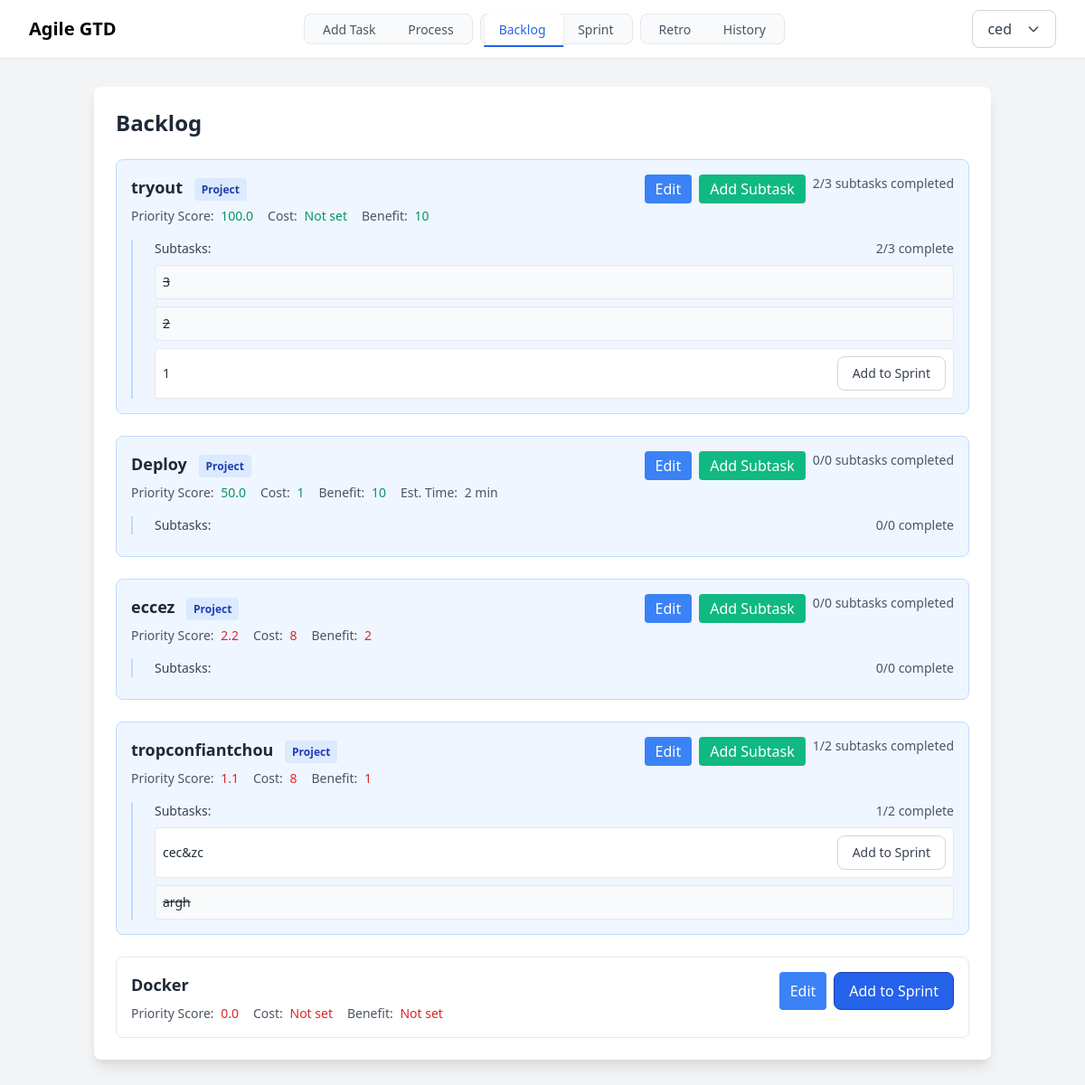
/backlog/ (signed in), run on the app's committed database.
### tasks/models.py (models this page shows, shortened)
class Task(models.Model):
    STATUS_CHOICES = [
        ('inbox', 'Inbox'),
        ('backlog', 'Backlog'),
        ('in_progress', 'In Progress'),
        ('done', 'Done'),
        ('deleted', 'Deleted'),
    ]
    TIME_UNIT_CHOICES = [
        ('hours', 'Hours'),
        ('days', 'Days'),
        ('weeks', 'Weeks'),
    ]
    CATEGORY_CHOICES = [
        ('self_improvement', 'Self-Improvement'),
        ('leisure', 'Leisure'),
        ('personal_work', 'Personal Work'),
    ]
    title = models.CharField(max_length=200)
    scope = models.TextField(blank=True, help_text="Project scope and objectives")
    created_date = models.DateTimeField(default=timezone.now)
    modified_date = models.DateTimeField(auto_now=True)
    completed_date = models.DateTimeField(null=True, blank=True)
    status = models.CharField(max_length=20, choices=STATUS_CHOICES, default='inbox')
    is_project = models.BooleanField(default=False)
    project_number = models.IntegerField(null=True, blank=True)
    parent_project = models.ForeignKey('self', null=True, blank=True, on_delete=models.CASCADE, related_name='subtasks')
    cost = models.IntegerField(null=True, blank=True, help_text="Effort required (0-10)")
    benefit = models.IntegerField(null=True, blank=True, help_text="Value gained (0-10)")
    estimated_time = models.IntegerField(null=True, blank=True)
    time_unit = models.CharField(max_length=10, choices=TIME_UNIT_CHOICES, default='hours', null=True, blank=True)
    user = models.ForeignKey(User, on_delete=models.CASCADE, related_name='tasks')
    category = models.CharField(
        max_length=20,
        choices=CATEGORY_CHOICES,
        null=True,
        blank=True
    )
    sprint = models.ForeignKey(
        'Sprint',
        on_delete=models.SET_NULL,
        null=True,
        blank=True,
        related_name='tasks'
    )
    def subtask_progress(self):
        if not self.is_project:
            return (0, 0)
        total = self.subtasks.count()
        completed = self.subtasks.filter(status='done').count()
        return (completed, total)
    def priority_score(self):
        if self.cost is None or self.benefit is None:
            return 0
        return (self.benefit * 10) / (self.cost + 1)
    class Meta:
        ordering = ['-created_date']

### tasks/views.py (the view, shortened to what this page needs)
# urls.py: path('backlog/', views.BacklogView.as_view(), name='backlog'),
class BacklogView(LoginRequiredMixin, SprintMixin, ListView):
    model = Task
    template_name = 'tasks/backlog.html'
    context_object_name = 'tasks'
    def get_queryset(self):
        queryset = Task.objects.filter(
            status='backlog',
            user=self.request.user,
            parent_project__isnull=True  # Only get tasks that aren't subtasks
        ).prefetch_related('subtasks')  # Efficiently load subtasks
        return sorted(queryset, key=lambda t: t.priority_score(), reverse=True)

### templates/tasks/backlog.html (shortened to what this page needs)
{% extends 'tasks/base.html' %}
{% block content %}
<div class="max-w-6xl mx-auto">
    <div class="bg-white shadow-lg rounded-lg p-6">
        <h1 class="text-2xl font-bold text-gray-800 mb-6">Backlog</h1>
        {% if tasks %}
            <div class="space-y-6">
                {% for task in tasks %}
                <div class="border rounded-lg p-4 hover:shadow-md transition-shadow {% if task.is_project %}border-blue-200 bg-blue-50{% endif %}">
                    <div class="flex justify-between items-start">
                        <div class="flex-grow">
                            <h3 class="text-lg font-semibold text-gray-800">
                                {{ task.title }}
                                {% if task.is_project %}
                                    <span class="ml-2 px-2 py-1 text-xs bg-blue-100 text-blue-800 rounded">Project</span>
                                {% endif %}
                            </h3>
                            <div class="mt-2 flex items-center space-x-4">
                                <div class="text-sm">
                                    <span class="font-medium text-gray-600">Priority Score:</span>
                                    <span class="ml-1 {% if task.priority_score > 7 %}text-green-600{% elif task.priority_score > 3 %}text-yellow-600{% else %}text-red-600{% endif %}">
                                        {{ task.priority_score|floatformat:1 }}
                                    </span>
                                </div>
                                <div class="text-sm">
                                    <span class="font-medium text-gray-600">Cost:</span>
                                    <span class="ml-1 {% if task.cost < 4 %}text-green-600{% elif task.cost < 7 %}text-yellow-600{% else %}text-red-600{% endif %}">
                                        {{ task.cost|default:"Not set" }}
                                    </span>
                                </div>
                                <div class="text-sm">
                                    <span class="font-medium text-gray-600">Benefit:</span>
                                    <span class="ml-1 {% if task.benefit > 7 %}text-green-600{% elif task.benefit > 4 %}text-yellow-600{% else %}text-red-600{% endif %}">
                                        {{ task.benefit|default:"Not set" }}
                                    </span>
                                </div>
                                {% if task.estimated_time %}
                                <div class="text-sm text-gray-600">
                                    <span class="font-medium">Est. Time:</span>
                                    <span class="ml-1">{{ task.estimated_time }} min</span>
                                </div>
                                {% endif %}
                            </div>
                        </div>
                        <div class="flex space-x-2">
                            <button onclick="showEditModal('{{ task.id }}', '{{ task.title|escapejs }}', '{{ task.description|escapejs }}', '{{ task.cost }}', '{{ task.benefit }}', '{{ task.estimated_time }}')"
                                    class="px-3 py-1 bg-blue-500 text-white rounded hover:bg-blue-600 transition-colors">
                                Edit
                            </button>
                            {% if task.is_project %}
                            <button onclick="showSubtaskModal('{{ task.id }}', '{{ task.title|escapejs }}')"
                                    class="px-3 py-1 bg-green-500 text-white rounded hover:bg-green-600 transition-colors">
                                Add Subtask
                            </button>
                            {% endif %}
                            <div class="flex space-x-2">
                                {% if task.is_project %}
                                    <div class="text-sm text-gray-600">
                                        {% with progress=task.subtask_progress %}
                                            {{ progress.0 }}/{{ progress.1 }} subtasks completed
                                        {% endwith %}
                                    </div>
                                {% else %}
                                    <form method="POST" class="inline">
                                        <button type="submit"
                                                class="btn btn-primary">
                                            Add to Sprint
                                        </button>
                                    </form>
                                {% endif %}
                            </div>
                        </div>
                    </div>
                    {% if task.is_project %}
                        <div class="mt-4 pl-6 border-l-2 border-blue-200">
                            <div class="flex items-center justify-between mb-2">
                                <h4 class="text-sm font-medium text-gray-700">Subtasks:</h4>
                                {% with progress=task.subtask_progress %}
                                <span class="text-sm text-gray-600">{{ progress.0 }}/{{ progress.1 }} complete</span>
                                {% endwith %}
                            </div>
                            <div class="space-y-2">
                                {% for subtask in task.subtasks.all %}
                                <div class="flex justify-between items-center bg-white p-2 rounded border {% if subtask.status == 'done' %}bg-gray-50{% endif %}">
                                    <span class="text-sm text-gray-800 {% if subtask.status == 'done' %}line-through text-gray-500{% endif %}">
                                        {{ subtask.title }}
                                    </span>
                                    <div class="flex space-x-2">
                                        {% if subtask.status != 'done' %}
                                            <form method="POST" class="inline">
                                                <button type="submit"
                                                        class="btn btn-secondary text-sm">
                                                    Add to Sprint
                                                </button>
                                            </form>
                                        {% endif %}
                                    </div>
                                </div>
                                {% endfor %}
                            </div>
                        </div>
                    {% endif %}
                </div>
                {% endfor %}
            </div>
        {% else %}
            <p class="text-gray-600 text-center py-8">No tasks in backlog.</p>
        {% endif %}
    </div>
</div>
{% endblock %}

### templates/tasks/base.html (shortened to what this page needs)
<!DOCTYPE html>
<html lang="en">
<head>
    <link href="https://cdn.jsdelivr.net/npm/tailwindcss@2.2.19/dist/tailwind.min.css" rel="stylesheet">
</head>
<body class="bg-gray-100 min-h-screen">
    <nav class="site-header fixed w-full z-50 bg-white border-b border-gray-200">
        <div class="max-w-7xl mx-auto px-4 sm:px-6 lg:px-8">
            <div class="flex justify-between h-16">
                <div class="flex items-center">
                    <span class="text-xl font-bold text-primary">
                        Agile GTD
                    </span>
                </div>
                <div class="hidden sm:flex sm:space-x-2 items-center">
                    <div class="nav-group p-1">
                        <a href="{% url 'landing' %}"
                           class="nav-link px-4 py-2 rounded-md text-sm font-medium
                                  {% if request.resolver_match.url_name == 'landing' %}active{% endif %}">
                            Add Task
                        </a>
                        <a href="{% url 'process_inbox' %}"
                           class="nav-link px-4 py-2 rounded-md text-sm font-medium
                                  {% if request.resolver_match.url_name == 'process_inbox' %}active{% endif %}">
                            Process
                        </a>
                    </div>
                    <div class="nav-group p-1">
                        <a href="{% url 'backlog' %}"
                           class="nav-link px-4 py-2 rounded-md text-sm font-medium
                                  {% if request.resolver_match.url_name == 'backlog' %}active{% endif %}">
                            Backlog
                        </a>
                        <a href="{% url 'sprint' %}"
                           class="nav-link px-4 py-2 rounded-md text-sm font-medium
                                  {% if request.resolver_match.url_name == 'sprint' %}active{% endif %}">
                            Sprint
                        </a>
                    </div>
                    <div class="nav-group p-1">
                        <a href="{% url 'retrospective' %}"
                           class="nav-link px-4 py-2 rounded-md text-sm font-medium
                                  {% if request.resolver_match.url_name == 'retrospective' %}active{% endif %}">
                            Retro
                        </a>
                        <a href="{% url 'history' %}"
                           class="nav-link px-4 py-2 rounded-md text-sm font-medium
                                  {% if request.resolver_match.url_name == 'history' %}active{% endif %}">
                            History
                        </a>
                    </div>
                </div>
                <div class="flex items-center">
                    {% if user.is_authenticated %}
                        <div class="relative">
                            <button type="button"
                                    onclick="toggleUserMenu()"
                                    class="btn btn-secondary">
                                <span>{{ user.username }}</span>
                                <svg class="w-4 h-4 ml-2" fill="none" stroke="currentColor" viewBox="0 0 24 24">
                                    <path stroke-linecap="round" stroke-linejoin="round" stroke-width="2" d="M19 9l-7 7-7-7"/>
                                </svg>
                            </button>
                        </div>
                    {% else %}
                        <a href="{% url 'login' %}"
                           class="btn btn-primary">
                            Login
                        </a>
                    {% endif %}
                </div>
            </div>
        </div>
    </nav>
    <div class="container mx-auto px-4 py-8">
        <div class="pt-16">
            {% block content %}
            {% endblock %}
        </div>
    </div>
</body>
</html>

### templates/tasks/base.html (style rules this page uses)
:root { --primary: #2563EB; --primary-dark: #1E40AF; --primary-light: #DBEAFE; --secondary: #4B5563; --secondary-light: #F3F4F6; --success: #059669; --warning: #D97706; --danger: #DC2626; --gray-50: #F9FAFB; --gray-100: #F3F4F6; --gray-200: #E5E7EB; --gray-300: #D1D5DB; --gray-600: #4B5563; --gray-700: #374151; --gray-800: #1F2937; --category-self-improvement: #2563EB; --category-leisure: #059669; --category-personal-work: #4B5563; }
.nav-group { background: var(--gray-50); border: 1px solid var(--gray-200); border-radius: 0.5rem; }
.nav-link { color: var(--gray-600); }
.nav-link.active { background: white; color: var(--primary); box-shadow: 0 1px 3px rgba(0, 0, 0, 0.1); }
.btn { padding: 0.5rem 1rem; border-radius: 0.375rem; font-weight: 500; transition: all 0.2s ease; border: 1px solid transparent; }
.btn-primary { background: var(--primary); color: white; border-color: var(--primary-dark); }
.btn-secondary { background: white; color: var(--gray-700); border-color: var(--gray-300); }
.site-header { background: white; border-bottom: 1px solid var(--gray-200); }
.btn { padding: 0.5rem 1rem; border-radius: 0.5rem; font-weight: 500; transition: all 0.3s ease; display: inline-flex; align-items: center; gap: 0.5rem; }
.btn-primary { background: var(--primary); color: white; }
.nav-link { position: relative; transition: all 0.3s ease; }
.nav-link::after { content: ''; position: absolute; width: 0; height: 2px; bottom: -2px; left: 50%; background: var(--primary); transition: all 0.3s ease; transform: translateX(-50%); }
.nav-link.active::after { width: 100%; }
.nav-group { position: relative; transition: all 0.3s ease; }
.page-enter { opacity: 0; transform: translateY(20px); }
.page-enter-active { opacity: 1; transform: translateY(0); transition: opacity 0.3s, transform 0.3s; }

### data on the page
Task: title "tryout", is_project "Project", priority_score "100.0", cost "Not set", benefit "10", subtask_progress.0 "2", subtask_progress.1 "3"
Task: title "3"
Task: title "2"
Task: title "1"
Task: title "Deploy", is_project "Project", priority_score "50.0", cost "1", benefit "10", estimated_time "2", subtask_progress.0 "0", subtask_progress.1 "0"
Task: title "eccez", is_project "Project", priority_score "2.2", cost "8", benefit "2", subtask_progress.0 "0", subtask_progress.1 "0"
Task: title "tropconfiantchou", is_project "Project", priority_score "1.1", cost "8", benefit "1", subtask_progress.0 "1", subtask_progress.1 "2"
Task: title "cec&zc"
Task: title "argh"
Task: title "Docker", priority_score "0.0", cost "Not set", benefit "Not set"

### other printed values
{{ user.username }} "ced"
